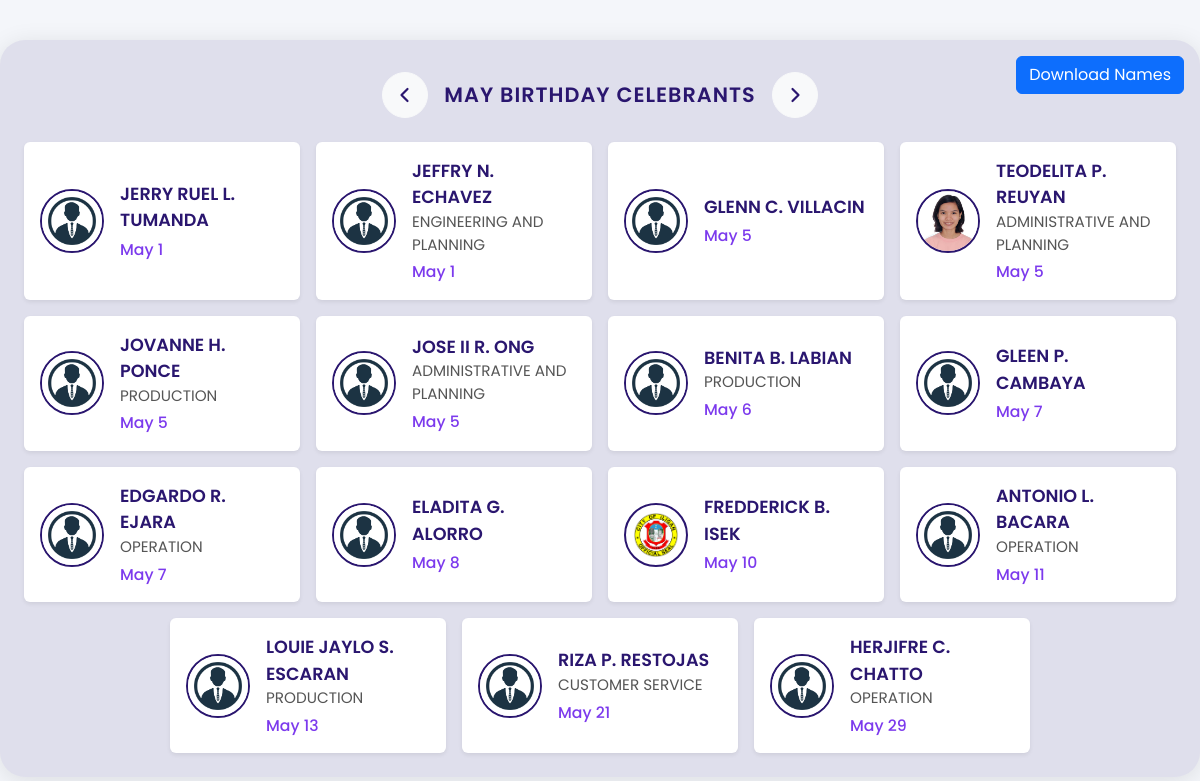
The page /src/hero/birthday.php on the database as committed earlier.
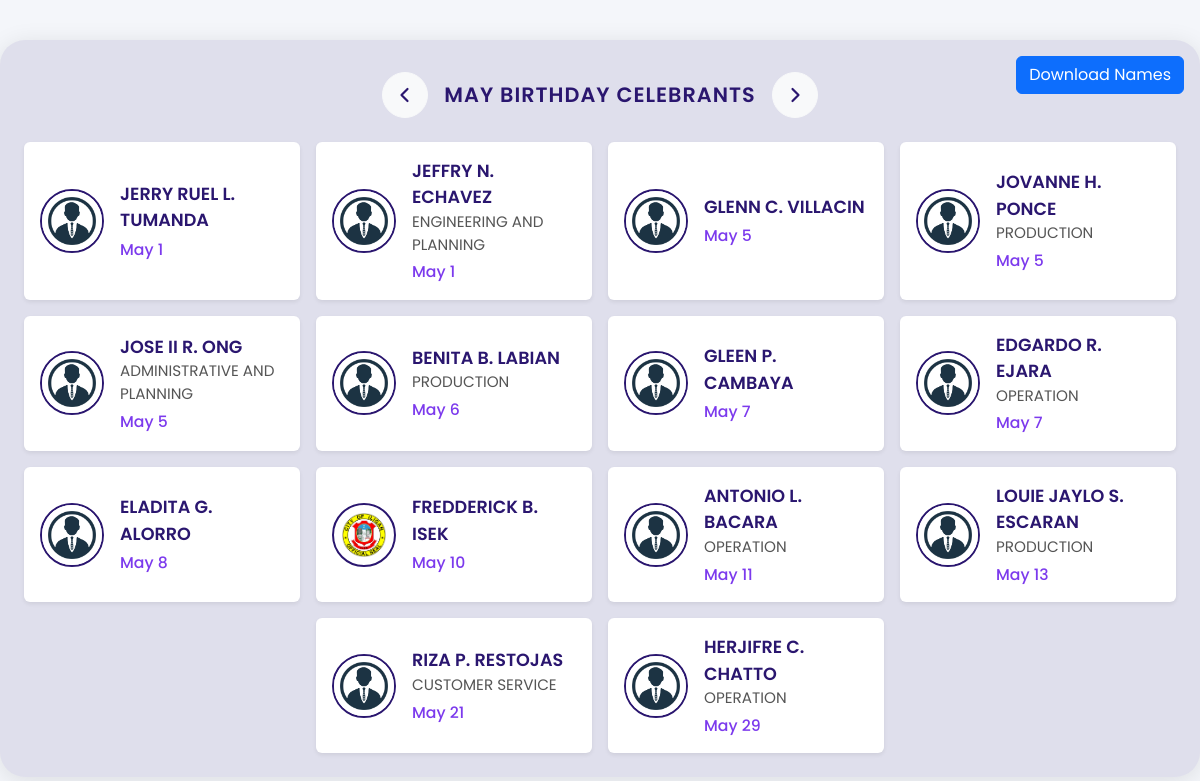
The same page on the database as committed later.
### tables this page shows
CREATE TABLE `personnel` (
  `personnel_id` int(5) NOT NULL,
  `Emp_No` varchar(100) NOT NULL,
  `emp_type` enum('Regular','Job Order','Contract') NOT NULL,
  `emp_status` enum('Active','Inactive') NOT NULL,
  `full_name` varchar(255) DEFAULT NULL,
  `position` varchar(255) DEFAULT NULL,
  `unit` varchar(100) NOT NULL,
  `section` varchar(100) NOT NULL,
  `team` varchar(255) NOT NULL,
  `operator` varchar(255) NOT NULL,
  `division` varchar(255) DEFAULT NULL,
  `contact_number` bigint(11) DEFAULT NULL,
  `sex` enum('Male','Female') DEFAULT NULL,
  `birthdate` date DEFAULT NULL,
  `address` varchar(255) DEFAULT NULL,
  `profile_picture` varchar(255) NOT NULL,
  `createdAt` timestamp NOT NULL DEFAULT current_timestamp() ON UPDATE current_timestamp(),
  `updatedAt` timestamp NOT NULL DEFAULT current_timestamp() ON UPDATE current_timestamp()
);

### src/hero/birthday.php (the view, shortened to what this page needs)
<?php
include_once __DIR__ . '/../../backend/db.php';
$personnel = [];
$sql = "SELECT full_name, birthdate, division, profile_picture, personnel_id
        FROM personnel
        WHERE emp_status = 'Active'
        ORDER BY MONTH(birthdate) DESC, DAY(birthdate) ASC";
$result = $conn->query($sql);
if ($result && $result->num_rows > 0) {
    while ($row = $result->fetch_assoc()) {
        $personnel[] = $row;
    }
} else {
    $error = $conn->error ? "Database Error: {$conn->error}" : "No personnel found.";
}
?>
<!DOCTYPE html>
<html>
<head>
<link href="https://cdn.jsdelivr.net/npm/bootstrap@5.3.0/dist/css/bootstrap.min.css" rel="stylesheet">
</head>
<body>
<div class="birthday-announcement position-relative">
    <button class="btn btn-primary position-absolute top-0 end-0 m-3"
        onclick="downloadCelebrantNames()">
        Download Names
    </button>
    <div class="d-flex align-items-center justify-content-center gap-3 mb-4">
        <button id="prevMonth" class="btn btn-light rounded-circle p-2 d-flex align-items-center justify-content-center" type="button">
            <svg width="28" height="28" viewBox="0 0 28 28" fill="none" xmlns="http://www.w3.org/2000/svg" aria-hidden="true">
                <path d="M16.5 20L10.5 14L16.5 8" stroke="#2a166f" stroke-width="2.2" stroke-linecap="round" stroke-linejoin="round"/>
            </svg>
        </button>
        <span id="monthLabel" class="text-nowrap">BIRTHDAY CELEBRANTS</span>
        <button id="nextMonth" class="btn btn-light rounded-circle p-2 d-flex align-items-center justify-content-center" type="button">
            <svg width="28" height="28" viewBox="0 0 28 28" fill="none" xmlns="http://www.w3.org/2000/svg" aria-hidden="true">
                <path d="M11.5 8L17.5 14L11.5 20" stroke="#2a166f" stroke-width="2.2" stroke-linecap="round" stroke-linejoin="round"/>
            </svg>
        </button>
    </div>
    <div class="row g-3 justify-content-center" id="celebrantsList">
        <?php foreach ($personnel as $person):
            $monthNum = date('n', strtotime($person['birthdate'])) - 1;
            $day = date('j', strtotime($person['birthdate']));
            $month = date('F', strtotime($person['birthdate']));
            $uploadDir = __DIR__ . '/../../uploads/';
            $webUploadDir = '../../uploads/';
            $defaultPic = '../../assets/profile.jpg';
            $profilePicBase = 'profile_' . $person['personnel_id'];
            $profilePicPathJpg = $uploadDir . $profilePicBase . '.jpg';
            $profilePicPathPng = $uploadDir . $profilePicBase . '.png';
            $profilePicWebJpg = $webUploadDir . $profilePicBase . '.jpg';
            $profilePicWebPng = $webUploadDir . $profilePicBase . '.png';
            if (file_exists($profilePicPathJpg)) {
                $profilePic = $profilePicWebJpg;
            } elseif (file_exists($profilePicPathPng)) {
                $profilePic = $profilePicWebPng;
            } else {
                $profilePic = $defaultPic;
            }
        ?>
        <div class="col-12 col-md-3 celebrant-card" data-month="<?php echo $monthNum; ?>">
            <div class="card shadow-sm border-0 h-100">
                <div class="card-body d-flex align-items-center gap-3">
                    <img class="profile-pic-icon" src="<?php echo htmlspecialchars($profilePic); ?>" alt="Profile">
                    <div>
                        <div class="celebrant-name"><?php echo htmlspecialchars($person['full_name']); ?></div>
                        <div class="celebrant-division"><?php echo htmlspecialchars($person['division']); ?></div>
                        <div class="celebrant-date"><?php echo $month . ' ' . $day; ?></div>
                    </div>
                </div>
            </div>
        </div>
        <?php endforeach; ?>
    </div>
</div>
</body>
</html>

Rows that differ between the two databases and show on the page:
no longer on this page (row edited): personnel: shows a picture, full_name "TEODELITA P. REUYAN", division "ADMINISTRATIVE AND PLANNING", birthdate "May", birthdate "5"
